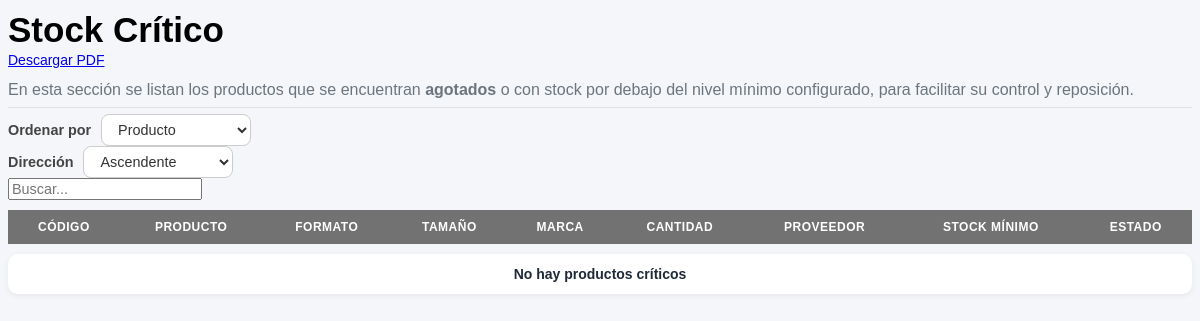
/vistas/html/stock-critico.php, run on an earlier commit of the app's database.
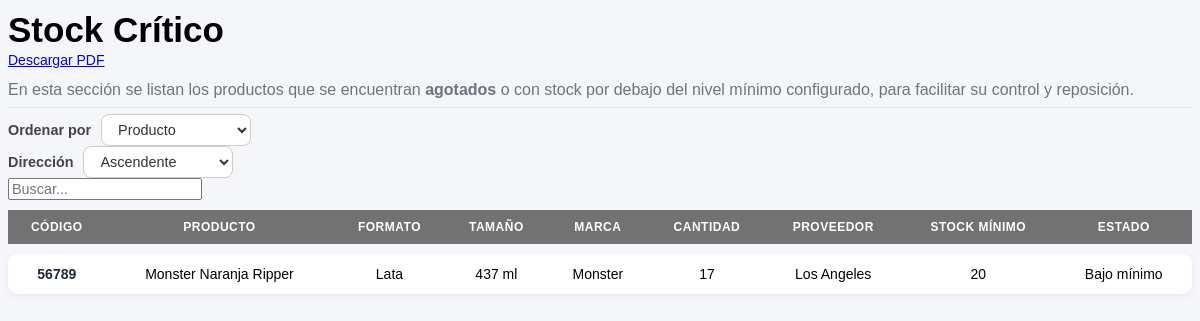
And on a later commit of the database.
### tables this page shows
CREATE TABLE `producto` (
  `id` int(11) NOT NULL,
  `codigo` varchar(50) NOT NULL,
  `nombre` varchar(100) NOT NULL,
  `formato` varchar(50) DEFAULT NULL,
  `tamano` varchar(50) DEFAULT NULL,
  `marca` varchar(50) DEFAULT NULL,
  `cantidad` int(11) DEFAULT 0,
  `stock_minimo` int(11) NOT NULL DEFAULT 0,
  `precio_compra` decimal(10,2) NOT NULL,
  `precio_venta` decimal(10,2) NOT NULL,
  `fecha_recepcion` date DEFAULT NULL,
  `proveedor` varchar(100) DEFAULT NULL,
  `fecha_vencimiento` date DEFAULT NULL,
  `imagen` varchar(255) DEFAULT NULL,
  `estado` tinyint(1) DEFAULT 1,
  `fecha_ingreso` datetime NOT NULL DEFAULT current_timestamp()
);

### controladores/productos.controlador.php (called while the page is built, shortened)
<?php
class ControladorProductos{
    public static function ctrProductosStockCritico() {
        $tabla = "producto";
        return ModeloProductos::mdlProductosStockCritico($tabla);
    }
}

### modelos/MySQL.php (called while the page is built)
<?php
class Conexion {
    public static function conectar() {
        $link = new PDO("mysql:host=localhost;dbname=pos", "root", "");
        $link->exec("set names utf8");
        return $link;
    }
}

### modelos/producto.modelo.php (called while the page is built, shortened)
<?php
require_once "MySQL.php";
class ModeloProductos {
    public static function mdlProductosStockCritico($tabla) {
        $sql = "SELECT id, codigo, nombre, formato, tamano, marca, cantidad, stock_minimo, precio_venta, proveedor
                FROM $tabla
                WHERE cantidad = 0
                   OR (stock_minimo > 0 AND cantidad <= stock_minimo)
                ORDER BY (cantidad = 0) DESC, (cantidad - stock_minimo) ASC, nombre ASC";
        $stmt = Conexion::conectar()->prepare($sql);
        $stmt->execute();
        return $stmt->fetchAll(PDO::FETCH_ASSOC);
    }
}

### vistas/html/stock-critico.php (the view, shortened to what the changed rows need)
<?php
$productos = ControladorProductos::ctrProductosStockCritico();
?>
<div class="content-wrapper">
  <section class="content-header">
    <div class="container-fluid">
      <div class="row mb-2">
        <div class="col-sm-6">
          <h1>Stock Crítico</h1>
        </div>
      </div>
    </div>
  </section>
  <section class="content">
    <div class="container-fluid">
      <div class="card">
        <div class="card-body">
          <div class="table-responsive">
            <table id="tablaStockCritico" class="table-stock text-center">
              <thead>
                <tr>
                  <th>CÓDIGO</th>
                  <th>PRODUCTO</th>
                  <th>FORMATO</th>
                  <th>TAMAÑO</th>
                  <th>MARCA</th>
                  <th>CANTIDAD</th>
                  <th>PROVEEDOR</th>
                  <th>STOCK MÍNIMO</th>
                  <th>ESTADO</th>
                </tr>
              </thead>
              <tbody>
                <?php
                  if (empty($productos)) {
                    echo '<tr><td colspan="10" class="text-center text-muted py-4">No hay productos críticos</td></tr>';
                  } else {
                    foreach ($productos as $p) {
                      $codigo      = htmlspecialchars($p["codigo"] ?? '');
                      $nombre      = htmlspecialchars($p["nombre"] ?? '');
                      $tamano      = htmlspecialchars($p["tamano"] ?? '');
                      $formato     = htmlspecialchars($p["formato"] ?? '');
                      $marca       = htmlspecialchars($p["marca"] ?? '');
                      $proveedor   = htmlspecialchars($p["proveedor"] ?? '');
                      $cantidad    = (int)($p["cantidad"] ?? 0);
                      $stockMinimo = (int)($p["stock_minimo"] ?? 0);
                      $isAgotado  = ($cantidad === 0);
                      $estadoRank = $isAgotado ? 0 : 1;
                      $badge = $isAgotado
                              ? '<span class="badge badge-danger">Agotado</span>'
                              : '<span class="badge badge-warning">Bajo mínimo</span>';
                      echo '<tr>
                        <td>'.$codigo.'</td>
                        <td>'.$nombre.'</td>
                        <td>'.$formato.'</td>
                        <td>'.$tamano.'</td>
                        <td>'.$marca.'</td>
                        <td data-order="'.$cantidad.'">'.number_format($cantidad, 0, ",", ".").'</td>
                        <td>'.$proveedor.'</td>
                        <td data-order="'.$stockMinimo.'">'.number_format($stockMinimo, 0, ",", ".").'</td>
                        <td class="estado" data-order="'.$estadoRank.'">'.$badge.'</td>
                      </tr>';
                    }
                  }
                ?>
              </tbody>
            </table>
          </div>
        </div>
      </div>
    </div>
  </section>
</div>
<link rel="stylesheet" href="vistas/css/stock-critico.css">

What changed in the data, as far as the page shows it:
now on this page (row edited): producto: codigo "56789", nombre "Monster Naranja Ripper", formato "Lata", tamano "437 ml", marca "Monster", cantidad "17", proveedor "Los Angeles", stock_minimo "20", shows "Bajo mínimo"
Also different on the page:
text no longer shown: "No hay productos críticos"
